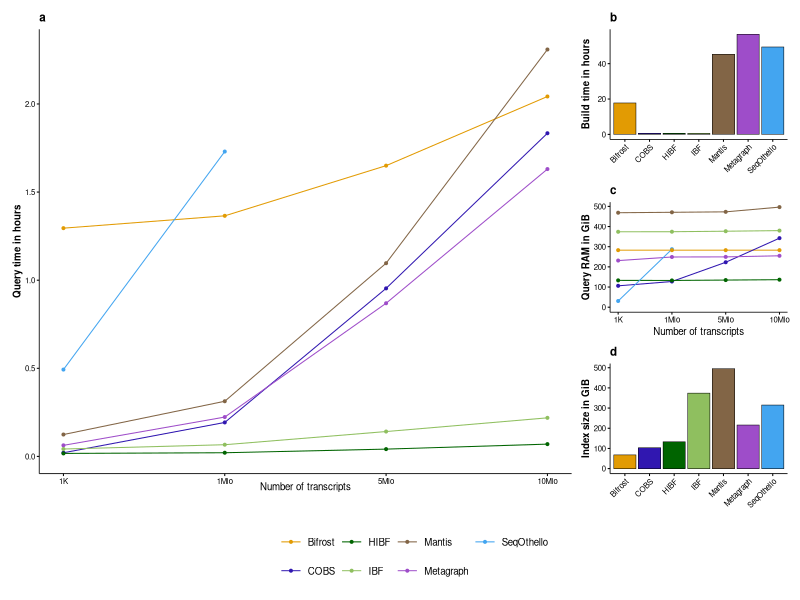

Here is the R script that generated this plot:
library(lubridate)
library(here)
library(ggplot2)
library(RColorBrewer)
library(patchwork)

timings <- data.frame(
  c("COBS", "00:01:15", "1", "1T"),
  c("Metagraph", "00:03:46", "1", "1T"),
  c("SeqOthello", "00:29:34", "1", "1T"),
  c("HIBF", "00:01:01", "1", "1T"),
  c("Mantis", "00:07:27", "1", "1T"),
  c("COBS", "00:11:34", "2", "1M"),
  c("Metagraph", "00:13:24", "2", "1M"),
  c("SeqOthello", "01:43:48", "2", "1M"),
  c("Mantis", "00:18:47", "2", "1M"),
  c("HIBF", "00:01:15", "2", "1M"),
  c("COBS", "00:57:13", "3", "5Mio"),
  c("Metagraph", "00:52:09", "3", "5Mio"),
  c("SeqOthello", NA, "3", "5Mio"),
  c("HIBF", "00:02:29", "3", "5Mio"),
  c("Mantis", "01:05:47", "3", "5Mio"),
  c("COBS", "01:50:02", "4", "10Mio"),
  c("Metagraph", "01:37:50", "4", "10Mio"),
  c("SeqOthello", NA, "4", "10Mio"),
  c("Mantis", "02:18:33", "4", "10Mio"),
  c("HIBF", "00:04:11", "4", "10Mio"),
  c("IBF", "00:02:31", "1", "1T"),
  c("IBF", "00:03:59", "2", "1Mio"),
  c("IBF", "00:08:28", "3", "5Mio"),
  c("IBF", "00:13:08", "4", "10Mio"),
  c("Bifrost", "01:17:43", "1", "1T"),
  c("Bifrost", "01:21:55", "2", "1Mio"),
  c("Bifrost", "01:39:00", "3", "5Mio"),
  c("Bifrost", "02:02:33", "4", "10Mio")
)

timings <- data.frame(t(timings))
colnames(timings) <- c("Method", "Time (HH:)MM:SS", "Point", "Label")

timings$`Time (HH:)MM:SS` <- period_to_seconds(hms(as.character(timings$`Time (HH:)MM:SS`)))
# timings$`Time (HH:)MM:SS` <- timings$`Time (HH:)MM:SS` / 3600
timings$Point <- as.numeric(timings$Point )

memory <- data.frame(
  c("COBS", 127.47, 2),
  c("Metagraph", 249.02, 2),
  c("SeqOthello", 287.71, 2),
  c("Mantis", 470.67, 2),
  c("HIBF", 132.70, 2),
  c("COBS", 106.02, 1),
  c("Metagraph", 231.42, 1),
  c("SeqOthello", 30.70, 1),
  c("HIBF", 133.05, 1),
  c("Mantis", 468.55, 1),
  c("COBS", 222.91, 3),
  c("Metagraph", 249.56, 3),
  c("SeqOthello", NA, 3),
  c("HIBF", 134.57, 3),
  c("Mantis", 472.93, 3),
  c("SeqOthello", NA, 4),
  c("Metagraph", 254.97, 4),
  c("COBS",  342.51, 4),
  c("HIBF", 136.47, 4),
  c("Mantis", 496.40, 4),
  c("IBF", 374.04, 1),
  c("IBF",  374.38, 2),
  c("IBF", 376.83, 3),
  c("IBF", 379.83, 4),
  c("Bifrost", 282.89, 1),
  c("Bifrost",  282.89, 2),
  c("Bifrost", 282.89, 3),
  c("Bifrost", 282.89, 4)
)

memory <- data.frame(t(memory))
colnames(memory) <- c("Method", "Memory", "Point")
memory$Memory <- as.numeric(as.character(memory$Memory))
memory$Point <- as.numeric(memory$Point)

index.size <- data.frame(
  c("Metagraph", 216),
  c("Mantis", 496),
  c("COBS", 104),
  c("SeqOthello", 315),
  c("HIBF", 133),
  c("IBF", 374),
  c("Bifrost", 68)
)

index.size <- data.frame(t(index.size))
colnames(index.size) <- c("Method", "Size")
index.size$Size <- as.numeric(as.character(index.size$Size))

index.time <- data.frame(
  c("Metagraph",	"56:36:22"),
  c("COBS",	"00:34:04"),
  c("SeqOthello",	"49:26:04"),
  c("Mantis", "45:19:00"),
  c("HIBF", "00:38:28"),
  c("IBF", "00:32:37"),
  c("Bifrost", "17:46:25")
)

index.time <- data.frame(t(index.time))
colnames(index.time) <- c("Method", "Time")
index.time$Time <- period_to_seconds(hms(as.character(index.time$Time)))
# index.time$Time <- index.time$Time / 3600

#               bifrost    COBS       HIBF       IBF        mantis     metagraph    SeqOthello
my.colors <- c("#e29b03", "#3017b0", "darkgreen", "#8fbf5f", "#826546", "#9e4dc9", "#43a5f0")

common_theme<-  theme_classic(base_size=7) +
  theme(axis.line = element_line(colour = "black", linewidth = 0.8/.pt),
        axis.ticks = element_line(colour = "black", linewidth = 1/.pt),
        axis.text.x = element_text(colour="black"),
        axis.text.y = element_text(colour = "black"),
        axis.title.y = element_text(colour = "black", face="bold"),
        plot.title = element_text(colour = "black", face="bold"),
        text=element_text(colour="black"))

g1<- ggplot(timings, aes(x = Point, y = `Time (HH:)MM:SS`)) +
  geom_line(aes(color = Method), linewidth=1/.pt) +
  geom_point(aes(color = Method), size =2/.pt) +
  scale_color_manual(values = my.colors) +
  scale_y_continuous(breaks=c(0, 1800, 3600, 5400, 7200), labels=c("0"="0.0", "1800"="0.5", "3600"="1.0", "5400"="1.5", "7200"="2.0")) +
  scale_x_continuous(labels=c("1" = "1K", "2" = "1Mio", "3" = "5Mio", "4" = "10Mio")) +
  ggtitle("a") +
  ylab("Query time in hours") +
  xlab("Number of transcripts") +
  common_theme +
  theme(axis.title.x = element_text(margin = margin(t = -20)))

g2<- ggplot(index.time, aes(x=Method, y=Time, fill=Method)) +
  geom_bar(stat="identity", position=position_dodge2(width = 2/.pt, preserve = "single"), linewidth=0.5/.pt, color="black", show.legend = FALSE) +
  ggtitle("b") +
  ylab("Build time in hours") +
  labs (x = NULL) +
  scale_y_continuous(breaks=c(0, 72000, 144000), labels=c("0"="0", "72000"="20", "144000"="40")) +
  scale_fill_manual(values = my.colors) +
  common_theme +
  theme(axis.text.x = element_text(angle=45, hjust=1))

g3<- ggplot(memory, aes(x = Point, y = Memory)) +
  geom_line(aes(color = Method), linewidth=1/.pt, show.legend = FALSE) +
  geom_point(aes(color = Method), size =2/.pt, show.legend = FALSE) +
  scale_color_manual(values = my.colors) +
  scale_x_continuous(labels=c("1" = "1K", "2" = "1Mio", "3" = "5Mio", "4" = "10Mio")) +
  ggtitle("c") +
  expand_limits(y = 0) +
  ylab("Query RAM in GiB") +
  xlab("Number of transcripts") +
  common_theme

g4<- ggplot(index.size, aes(x=Method, y=Size, fill=Method)) +
  geom_bar(stat="identity", position=position_dodge2(width = 2/.pt, preserve = "single"), color="black", linewidth=0.5/.pt, show.legend = FALSE) +
  theme_classic(base_size=7) +
  ggtitle("d") +
  labs (x = NULL) +
  ylab("Index size in GiB") +
  scale_fill_manual(values = my.colors) +
  common_theme +
  theme(axis.text.x = element_text(angle=45, hjust=1))

layout <- "
AAAB
AAAC
AAAD
"

gg<- g1  +
    g2 + g3 + g4 +
  plot_layout(design = layout, guides = "collect") &
  theme(legend.position = "bottom", legend.direction = "horizontal", legend.title = element_blank(), legend.text=element_text(colour="black", size=7))

pdf(here("fig_5_RefSeq_all_tools_tmp.pdf"), width = 5, height = 4.5)
print(gg)
invisible(dev.off())
